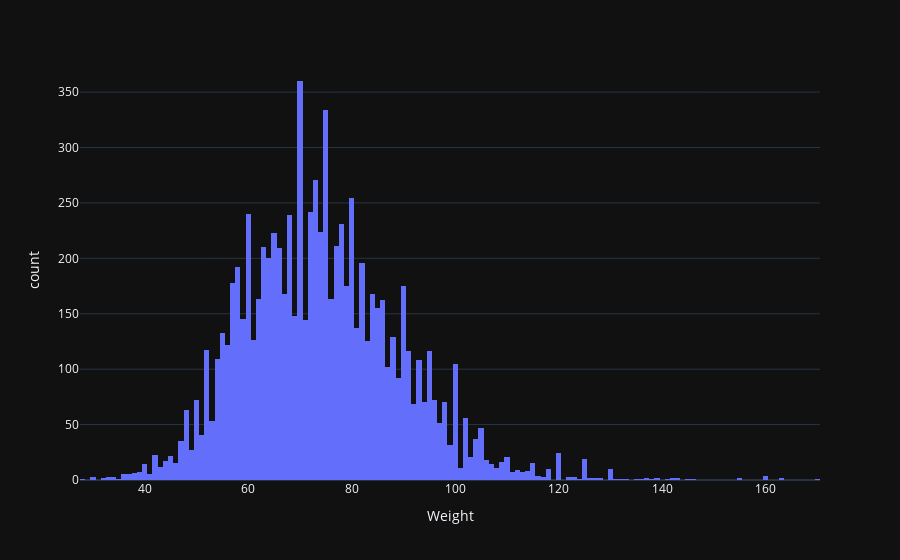

Write notebook code for a chart like this one.
### Markdown cell above
**TASK FOR YOU**:

### Code cell
weight_data = olympics[(olympics["Season"] == "Summer") & (not olympics["Medal"].empty) & (olympics["Medal"] == "Gold")]

nbins = math.ceil((weight_data["Weight"].max() - weight_data["Weight"].min()) / bin_width)

fig = px.histogram(weight_data, x="Weight", height=600, nbins=nbins)
fig.layout.template = "plotly_dark"
fig.show()

### Figure 1 — Plotly figure (JSON) as saved in the notebook; plotly's stock layout.template omitted (floating-point values rounded to 4 significant figures; data arrays with more than 128 entries replaced by an {"elided": "..."} marker saying what was removed)
{"data": [{"alignmentgroup": "True", "bingroup": "x", "hovertemplate": "Weight=%{x}<br>count=%{y}<extra></extra>", "legendgroup": "", "marker": {"color": "#636efa", "pattern": {"shape": ""}}, "name": "", "nbinsx": 284, "offsetgroup": "", "orientation": "v", "showlegend": false, "type": "histogram", "x": {"elided": "11459 float values"}, "xaxis": "x", "yaxis": "y"}], "layout": {"autosize": true, "barmode": "relative", "legend": {"tracegroupgap": 0}, "margin": {"t": 60}, "xaxis": {"anchor": "y", "autorange": true, "domain": [0, 1], "range": [27.5, 170.5], "title": {"text": "Weight"}, "type": "linear"}, "yaxis": {"anchor": "x", "autorange": true, "domain": [0, 1], "range": [0, 378.9], "title": {"text": "count"}}}}
